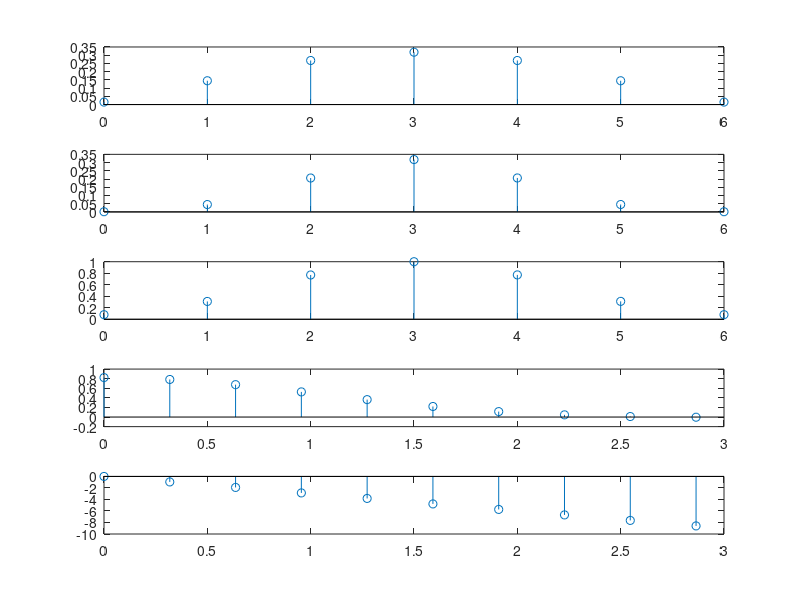

Source code (MATLAB):
clear all;
clc;
wc=1;
N=7;
a=(N-1)/2;
n=0:1:N-1;
for j=0:1:(N-1)
    wr(j+1)=1;
end;
for j=0:1:(N-1)
    wbr(j+1)=1-2.*abs(j-a)/N-1;
    whm(j+1)=0.54-0.46*cos(2*3.14*j/(N-1));
    whn(j+1)=0.5-0.5*cos(2*3.14*j/(N-1));
end;
for i=0:1:(N-1)
    if(i~=a)
        hd(i+1)=sin(wc*(i-a))/(pi*(i-a));
    else
        hd(i+1)=wc/pi;
    end;
end;
hn=hd.*whm;
hw=[];
for w=0:(1/pi):pi
    t=0;
    temp=0;
    const=hn(a+1);
    for i=0:1:((N-3)/2)
        temp=temp+2.*hn(i+1).*cos(w.*(a-i));
    end;
    temp=temp+const;
    hw=[hw temp];
end;
n=0:1:N-1;
w=0:(1/pi):pi;
subplot(5,1,1);
stem(n,hd);

subplot(5,1,2);
stem(n,hn);

subplot(5,1,3);
stem(n,whm);

subplot(5,1,4);
stem(w,hw);
phase= -w*a;
subplot(5,1,5);
stem(w,phase);

